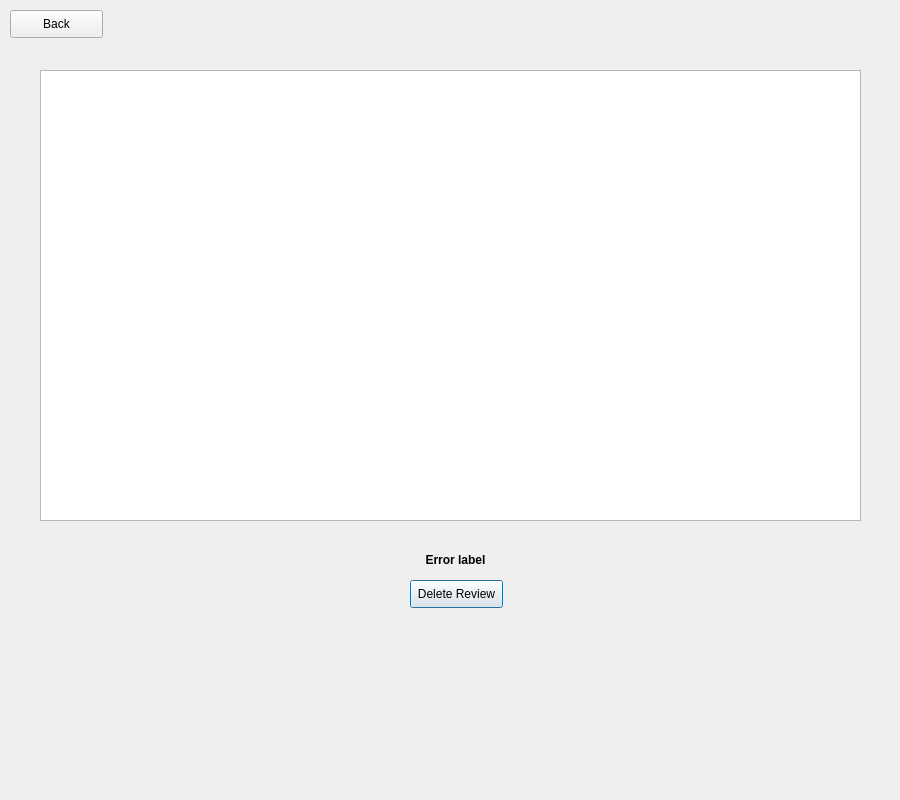
<?xml version="1.0" encoding="UTF-8"?>
<ui version="4.0">
 <class>Dialog</class>
 <widget class="QDialog" name="Dialog">
  <property name="geometry">
   <rect>
    <x>0</x>
    <y>0</y>
    <width>900</width>
    <height>800</height>
   </rect>
  </property>
  <property name="windowTitle">
   <string>Dialog</string>
  </property>
  <widget class="QPushButton" name="deleteButton">
   <property name="geometry">
    <rect>
     <x>410</x>
     <y>580</y>
     <width>93</width>
     <height>28</height>
    </rect>
   </property>
   <property name="text">
    <string>Delete Review</string>
   </property>
  </widget>
  <widget class="QPushButton" name="viewBack">
   <property name="geometry">
    <rect>
     <x>10</x>
     <y>10</y>
     <width>93</width>
     <height>28</height>
    </rect>
   </property>
   <property name="text">
    <string>Back</string>
   </property>
  </widget>
  <widget class="QTableWidget" name="viewTable">
   <property name="geometry">
    <rect>
     <x>40</x>
     <y>70</y>
     <width>821</width>
     <height>451</height>
    </rect>
   </property>
  </widget>
  <widget class="QLabel" name="delError">
   <property name="geometry">
    <rect>
     <x>250</x>
     <y>550</y>
     <width>411</width>
     <height>20</height>
    </rect>
   </property>
   <property name="font">
    <font>
     <weight>75</weight>
     <bold>true</bold>
    </font>
   </property>
   <property name="text">
    <string>Error label</string>
   </property>
   <property name="alignment">
    <set>Qt::AlignCenter</set>
   </property>
  </widget>
 </widget>
 <resources/>
 <connections/>
</ui>
